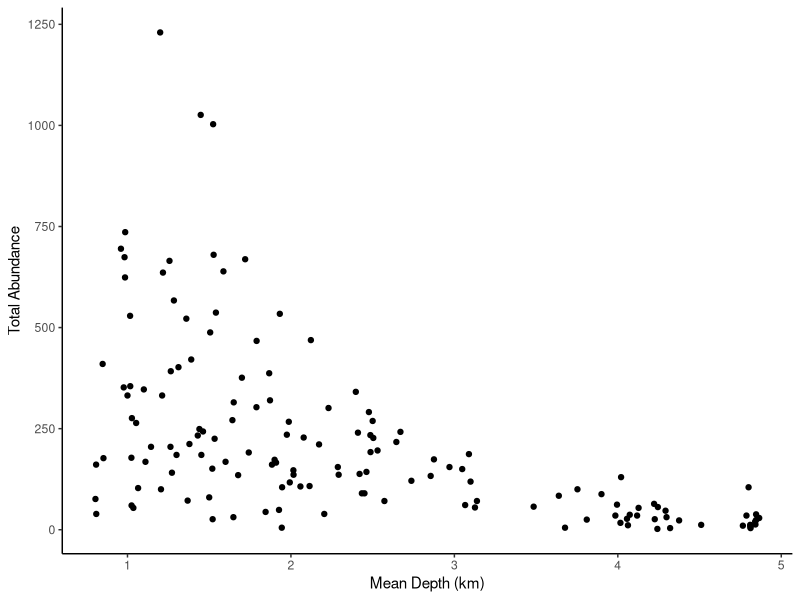

Source code (R):

rm(list = ls())
graphics.off()

# require the packages
require(ggplot2)
require(MASS)
require(ggpubr)


# loading the data
fish <- read.csv("../data/fisheries.csv", stringsAsFactors = T)
str(fish)

# see the initial scatterplot
ggplot(fish, aes(x = MeanDepth, y = TotAbund)) +
  geom_point() +
  labs(x="Mean Depth (km)", y = "Total Abundance") +
  theme_classic()



